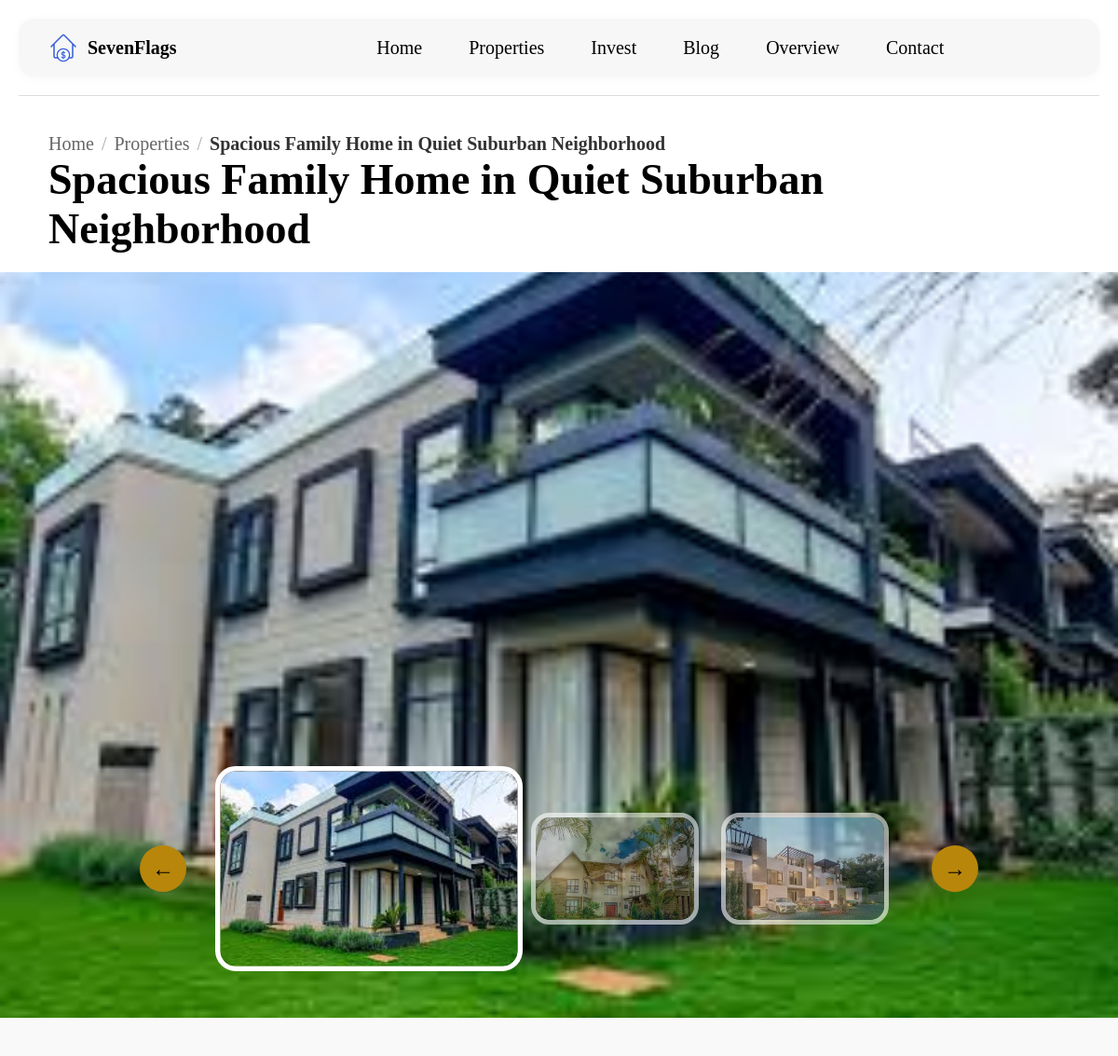
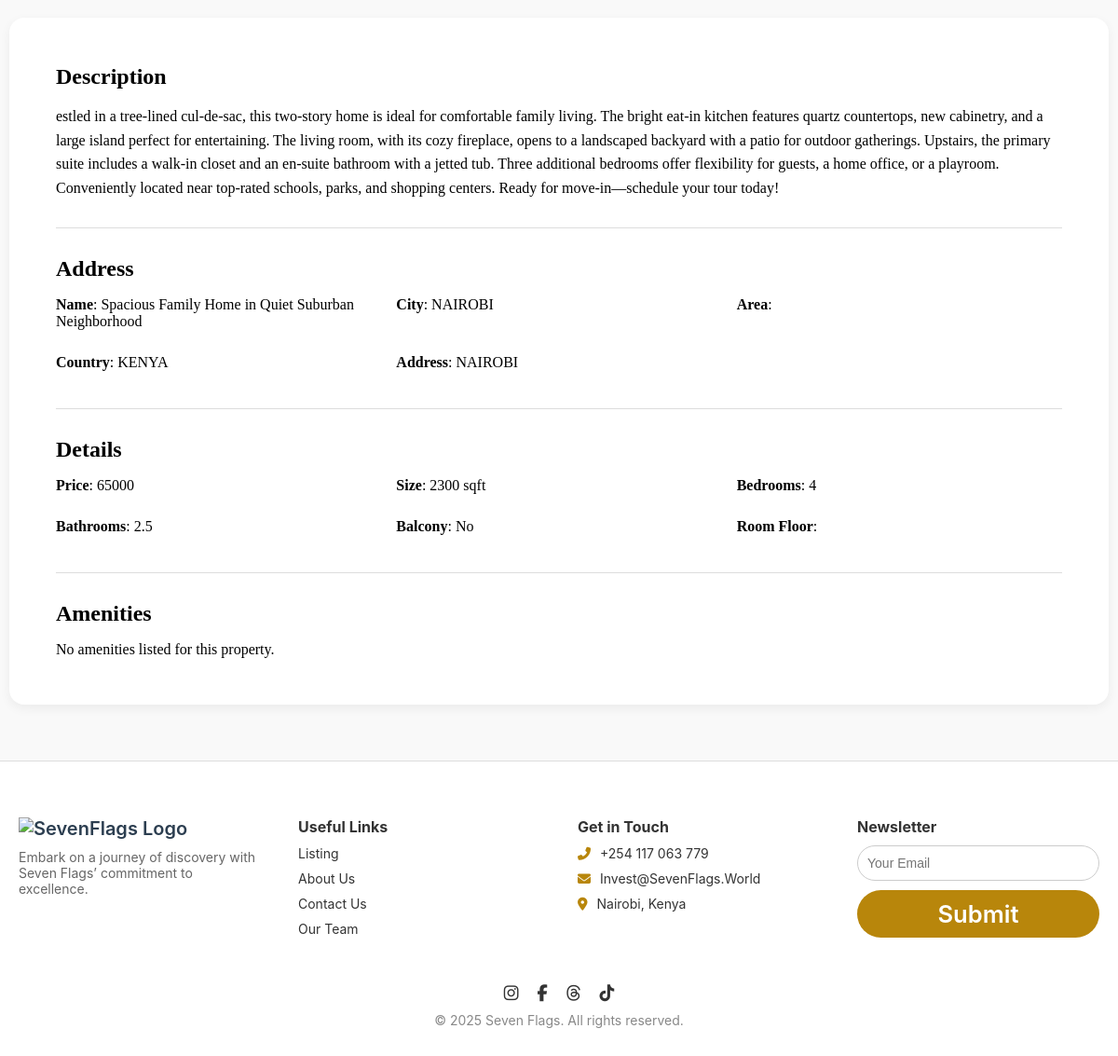
The page /property/6/ on the database its author committed (2 pictures, top to bottom).
### core/models.py (models this page shows, shortened)
class Property(models.Model):
    PROPERTY_CATEGORY = [
        ('Rent', 'Rent'),
        ('Sale', 'Sale'),
    ]
    featured_image = models.ForeignKey(
        'PropertyImage',
        on_delete=models.SET_NULL,
        null=True,
        blank=True,
        related_name='featured_for_property'
    )
    title = models.CharField(max_length=255)
    is_featured = models.BooleanField(default=False)
    description = models.TextField()
    purpose = models.CharField(max_length=4, choices=PROPERTY_CATEGORY)
    property_type = models.ForeignKey(PropertyType, on_delete=models.SET_NULL, null=True, blank=True)
    price = models.DecimalField(max_digits=12, decimal_places=2)
    address = models.CharField(max_length=255)
    city = models.ForeignKey(City, on_delete=models.PROTECT, related_name='properties')
    zipcode = models.CharField(max_length=20)
    bedrooms = models.PositiveIntegerField(null=True, blank=True)
    bathrooms = models.DecimalField(max_digits=3, decimal_places=1, null=True, blank=True)  # e.g., 1.5 baths
    sqft = models.PositiveIntegerField(null=True, blank=True)
    lot_size = models.DecimalField(max_digits=10, decimal_places=2, null=True, blank=True)  # in acres or sqft
    is_published = models.BooleanField(default=True)
    is_featured = models.BooleanField(default=False)
    view_count = models.PositiveIntegerField(default=0)
    listed_date = models.DateTimeField(auto_now_add=True)
    updated_date = models.DateTimeField(auto_now=True)
    class Meta:
        verbose_name_plural = 'Properties'

class PropertyImage(models.Model):
    property = models.ForeignKey(Property, on_delete=models.CASCADE, related_name='images')
    image = models.ImageField(upload_to='property_images/')
    alt_text = models.CharField(max_length=255, blank=True)
    is_primary = models.BooleanField(default=False, help_text="Automatically set as property thumbnail")
    class Meta:
        ordering = ['property', '-is_primary', 'id']

class City(models.Model):
    name = models.CharField(max_length=100)
    country = models.ForeignKey(Country, on_delete=models.CASCADE)
    image = models.ImageField(upload_to='city_images/', default='default_images/default_city.jpg')
    alt_text = models.CharField(max_length=255, blank=True)
    class Meta:
        unique_together = ('name', 'country')
        verbose_name_plural = 'Cities'

class Country(models.Model):
    name = models.CharField(max_length=100, unique=True)
    code = models.CharField(max_length=2, unique=True)  # ISO country code: 'KE', 'US'
    currency_code = models.CharField(max_length=3, default='KES')  # ISO 4217: 'KES', 'USD', 'EUR'
    flag_image = models.ImageField(upload_to='country_flag_images/', default='default_images/default_country_flag.jpg/')
    class Meta:
        verbose_name_plural = "Countries"

### core/views.py (the view)
# urls.py: path('property/<int:id>/', views.get_property_details, name='property_detail'),
def get_property_details(request, id):
    property = Property.objects.get(id=id)
    context = {
        'property': property
    }
    return render(request, 'core/property_detail.html', context)

### core/context_processors.py (called while the page is built)
def available_currencies(request):
    currencies = ExchangeRate.objects.values_list("target_currency", flat=True)
    return {
        "available_currencies": ["KES"] + list(currencies)  # Always include KES as base
    }

### core/templates/core/property_detail.html (shortened to what this page needs)
{% load static %}
<!DOCTYPE html>
<html lang="en">
<head>
  <link rel="stylesheet" href="https://cdnjs.cloudflare.com/ajax/libs/font-awesome/6.5.0/css/all.min.css">
  <link rel="stylesheet" href="https://cdn.jsdelivr.net/npm/swiper@11/swiper-bundle.min.css" />
  <link rel="stylesheet" href="{% static 'css/styles.css' %}" />
</head>
<body>
    <header class="site-header">
        <div class="header-container">
          <div class="website-logo">
            <img class="logo-monogram" src="{% static 'icons/Rent Home Section.svg' %}" alt="Seven Flags" />
            <div class="brand-name">SevenFlags</div>
          </div>
          <nav class="navbar" id="navbar">
            <a href="{% url 'core:home' %}">Home</a>
            <a href="{% url 'core:properties' %}">Properties</a>
            <a href="{% url 'core:invest' %}">Invest</a>
            <a href="{% url 'core:blog' %}">Blog</a>
            <a href="{% url 'core:about' %}">Overview</a>
            <a href="{% url 'core:contact' %}">Contact</a>
          </nav>
        </div>
      </header>
  <main>
    <section class="breadcrumb-section">
      <div class="breadcrumb-container">
        <div class="breadcrumb-wrapper">
          <div class="breadcrumb-links">
            <a href="{% url 'core:home' %}" class="breadcrumb-link">Home</a>
            <span class="breadcrumb-divider">/</span>
            <a href="{% url 'core:properties' %}" class="breadcrumb-link">Properties</a>
            <span class="breadcrumb-divider">/</span>
            <span class="breadcrumb-current">{{ property.title }}</span>
          </div>
          <div class="breadcrumb-title-wrap">
            <h1 class="breadcrumb-title">{{ property.title }}</h1>
          </div>
        </div>
      </div>
    </section>
    <section class="carousel-section">
      {% if property.images.all %}
        <img src="{{ property.featured_image.image.url }}" alt="Background" class="background-image" />
        <div class="carousel-container">
          <button class="scroll-btn left" onclick="scrollThumbnails(-1)">&#8592;</button>
          <div class="thumbnails" id="thumbnails">
            {% for image in property.images.all %}
              <img src="{{ image.image.url }}" alt="Property Photo {{ forloop.counter }}" />
            {% endfor %}
          </div>
          <button class="scroll-btn right" onclick="scrollThumbnails(1)">&#8594;</button>
        </div>
      {% else %}
        <p>No images available for this property.</p>
      {% endif %}
    </section>
    <section class="property-description-section">
      <div class="property-container">
        <div class="description-box">
          <h2>Description</h2>
          <p>{{ property.description|linebreaks }}</p>
        </div>
        <hr />
        <div class="address-box">
          <h2>Address</h2>
          <ul class="address-details">
            <li><strong>Name</strong>: {{ property.title }}</li>
            <li><strong>City</strong>: {{ property.city.name }}</li>
            <li><strong>Area</strong>: {{ property.area }}</li>
            <li><strong>Country</strong>: {{ property.city.country.name }}</li>
            <li><strong>Address</strong>: {{ property.address }}</li>
          </ul>
        </div>
        <hr />
        <div class="details-box">
          <h2>Details</h2>
          <ul class="details">
            <li><strong>Price</strong>: {{ property.currency }} {{ property.price|floatformat:0 }}</li>
            <li><strong>Size</strong>: {{ property.sqft }} sqft</li>
            <li><strong>Bedrooms</strong>: {{ property.bedrooms }}</li>
            <li><strong>Bathrooms</strong>: {{ property.bathrooms }}</li>
            <li><strong>Balcony</strong>: {% if property.has_balcony %}Yes{% else %}No{% endif %}</li>
            <li><strong>Room Floor</strong>: {{ property.floor }}</li>
          </ul>
        </div>
        <hr />
        <div class="amenities-box">
          <h2>Amenities</h2>
          {% if property.amenities.all %}
            <ul class="amenities-details">
              {% for amenity in property.amenities.all %}
                <li>{{ amenity.name }}</li>
              {% endfor %}
            </ul>
          {% else %}
            <p>No amenities listed for this property.</p>
          {% endif %}
        </div>
      </div>
    </section>
  </main>
  {% include 'partials/footer.html' %}
</body>
</html>

### static/css/styles.css (style rules this page uses)
* { margin: 0; padding: 0; box-sizing: border-box; }
:root { --main-color: #b8860b; --black: #000; --white: #fff; --gray: #666; --box-shadow: 0 2px 8px rgba(0, 0, 0, 0.1); --transition: all 0.3s ease; --font-family: 'Inter', sans-serif; }
html { margin: 0; padding: 0; scroll-behavior: smooth; }
body { margin: 0; padding: 0; }
img { max-width: 100%; display: block; }
ul { list-style: none; }
button { cursor: pointer; font-family: inherit; font-size: 1.6rem; border: none; background: none; }
a { text-decoration: none; color: inherit; transition: color 0.3s ease; }
.website-logo { display: flex; align-items: center; gap: 10px; }
.logo-monogram { height: 32px; font-size: 30px; }
.brand-name { font-weight: 600; font-size: 20px; color: #000000; }
.navbar { display: flex; gap: 50px; justify-content: center; flex: 1; align-items: center; }
.navbar a { text-decoration: none; color: black; font-weight: 500; font-size: 20px; }
.carousel-section { position: relative; width: 100%; height: 100vh; overflow: hidden; }
.background-image { position: absolute; width: 100%; height: 100%; object-fit: cover; z-index: 0; transition: background-image 0.5s ease; }
.carousel-container { position: absolute; bottom: 60px; height: 200px; left: 50%; transform: translateX(-50%); display: flex; align-items: center; z-index: 2; }
.thumbnails { display: flex; align-items: center; gap: 24px; overflow: hidden; width: 800px; justify-content: center; overflow: visible; }
.thumbnails img { width: 180px; height: 120px; border-radius: 20px; border: 5px solid white; object-fit: cover; transition: transform 0.3s, opacity 0.3s; opacity: 0.6; cursor: pointer; }
.thumbnails img.active { width: 300px; height: 200px; opacity: 1; transform: scale(1.1); z-index: 3; }
.scroll-btn { background-color: #b8860b; border: none; border-radius: 50%; width: 50px; height: 50px; font-size: 24px; cursor: pointer; z-index: 8; }
.site-header { background: none; padding: 0; border-radius: 16px; margin: 20px; position: relative; display: flex; flex-direction: column; justify-content: flex-start; z-index: 1; overflow: visible; }
.header-container { display: flex; align-items: center; justify-content: space-between; width: 100%; padding: 15px 32px; border-radius: 16px; background: #f7f7f7; box-shadow: 0 2px 12px rgba(0, 0, 0, 0.03); gap: 80px; z-index: 2; flex-wrap: wrap; margin-top: 0; box-sizing: border-box; }
.breadcrumb-section { padding: 40px 32px 20px; border-top: 1px solid #ddd; margin: 0 20px; }
.breadcrumb-container { max-width: 1200px; margin: 0 auto; }
.breadcrumb-wrapper { display: flex; justify-content: space-between; align-items: center; flex-wrap: wrap; }
.breadcrumb-links { display: flex; align-items: center; flex-wrap: wrap; font-size: 20px; color: #666; }
.breadcrumb-link { text-decoration: none; color: #666; transition: color 0.3s; }
.breadcrumb-divider { margin: 0 8px; color: #aaa; }
.breadcrumb-current { font-weight: 600; color: #333; }
.breadcrumb-title-wrap { animation: fadeInUp 0.6s ease-out forwards; }
.breadcrumb-title { font-size: 46px; font-weight: 700; color: #000; margin: 0; }
.property-description-section { padding: 60px 10px; background-color: #f9f9f9; }
.description-box p { font-size: 16px; margin-bottom: 16px; line-height: 1.6; }
.property-container { max-width: 1200px; width: 100%; background: #fff; border-radius: 16px; margin: 0 auto; padding: 50px; box-shadow: 0 4px 12px rgba(0, 0, 0, 0.06); }
.property-container h2 { font-size: 24px; margin-bottom: 16px; font-weight: 600; }
.property-container ul { display: grid; grid-template-columns: repeat(3, 1fr); gap: 16px; list-style: none; padding: 0; margin: 0; }
.property-container li { margin-bottom: 10px; font-size: 16px; }
hr { border: none; border-top: 1px solid #ddd; margin: 30px 0; }

### rows shown on the page
Property: title "Spacious Family Home in Quiet Suburban Neighborhood", featured_image.image (picture), description "estled in a tree-lined cul-de-sac, this two-story home is ideal for comfortable family living. The bright eat-in kitchen features quartz countertops, new cabinetry, and a large island perfect for entertaining. The living room, with its cozy fireplace, opens to a landscaped backyard with a patio for outdoor gatherings. Upstairs, the primary suite includes a walk-in closet and an en-suite bathroom with a jetted tub. Three additional bedrooms offer flexibility for guests, a home office, or a playroom. Conveniently located near top-rated schools, parks, and shopping centers. Ready for move-in—schedule your tour today!", city.name "NAIROBI", city.country.name "KENYA", address "NAIROBI", price "65000", sqft "2300", bedrooms "4", bathrooms "2.5"
PropertyImage: image (picture)
PropertyImage: image (picture)
PropertyImage: image (picture)
